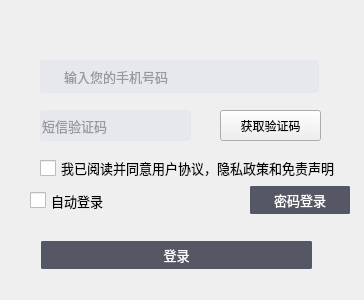
<?xml version="1.0" encoding="UTF-8"?>
<ui version="4.0">
 <class>SMSLoginPage</class>
 <widget class="QWidget" name="SMSLoginPage">
  <property name="geometry">
   <rect>
    <x>0</x>
    <y>0</y>
    <width>364</width>
    <height>300</height>
   </rect>
  </property>
  <property name="windowTitle">
   <string>Form</string>
  </property>
  <widget class="QCheckBox" name="checkBoxPolicy">
   <property name="geometry">
    <rect>
     <x>40</x>
     <y>160</y>
     <width>294</width>
     <height>16</height>
    </rect>
   </property>
   <property name="font">
    <font>
     <pointsize>10</pointsize>
    </font>
   </property>
   <property name="styleSheet">
    <string notr="true"> QCheckBox {
     spacing: 5px;
 }

 QCheckBox::indicator {
     width: 16px;
     height: 16px;
 }

 QCheckBox::indicator:unchecked {
     image: url(:/login/resource/login/option_normal.png);
 }

 QCheckBox::indicator:unchecked:hover {
     image: url(:/login/resource/login/option_normal.png);
 }

 QCheckBox::indicator:unchecked:pressed {
     image: url(:/login/resource/login/option_normal.png);
 }

 QCheckBox::indicator:checked {
     image: url(:/login/resource/login/option_select.png);
 }

 QCheckBox::indicator:checked:hover {
     image: url(:/login/resource/login/option_select.png);
 }

 QCheckBox::indicator:checked:pressed {
     image: url(:/login/resource/login/option_select.png);
 }
</string>
   </property>
   <property name="text">
    <string>我已阅读并同意用户协议，隐私政策和免责声明</string>
   </property>
  </widget>
  <widget class="QPushButton" name="btnSMSLogin">
   <property name="geometry">
    <rect>
     <x>41</x>
     <y>241</y>
     <width>271</width>
     <height>28</height>
    </rect>
   </property>
   <property name="minimumSize">
    <size>
     <width>100</width>
     <height>28</height>
    </size>
   </property>
   <property name="font">
    <font>
     <pointsize>10</pointsize>
    </font>
   </property>
   <property name="styleSheet">
    <string notr="true"> QPushButton {
     border: 2px solid #555764;
     border-radius:2px;
	 background-color: #FF555764;
	 color:#FFFFFFFF;
 }
QPushButton:hover
{
	border:2px solid  #FF27282B;
	background-color: #FF27282B;
}
 QPushButton:pressed {
     border: 2px solid #555764;
     border-radius: 2px;
	 background-color: #FF555764;
	 color:#FFFFFFFF;
 }

 QPushButton:flat {
     border: none; /* no border for a flat push button */
 }

 QPushButton:default {
     border-color: navy; /* make the default button prominent */
 }
</string>
   </property>
   <property name="text">
    <string>登录</string>
   </property>
  </widget>
  <widget class="QFrame" name="frame_3">
   <property name="geometry">
    <rect>
     <x>40</x>
     <y>60</y>
     <width>279</width>
     <height>33</height>
    </rect>
   </property>
   <property name="minimumSize">
    <size>
     <width>0</width>
     <height>33</height>
    </size>
   </property>
   <property name="maximumSize">
    <size>
     <width>16777215</width>
     <height>33</height>
    </size>
   </property>
   <property name="styleSheet">
    <string notr="true">color:#FF4A4A4A;
background: #FFE7E8EE;
border-radius: 3px;</string>
   </property>
   <property name="frameShape">
    <enum>QFrame::StyledPanel</enum>
   </property>
   <property name="frameShadow">
    <enum>QFrame::Raised</enum>
   </property>
   <layout class="QHBoxLayout" name="horizontalLayout_3">
    <item>
     <widget class="QLabel" name="labelPhoneImage">
      <property name="text">
       <string/>
      </property>
      <property name="pixmap">
       <pixmap resource="res.qrc">:/login/resource/login/ico_phone.png</pixmap>
      </property>
     </widget>
    </item>
    <item>
     <widget class="QLineEdit" name="lineEditPhone">
      <property name="font">
       <font>
        <pointsize>10</pointsize>
       </font>
      </property>
      <property name="styleSheet">
       <string notr="true">border:none</string>
      </property>
      <property name="placeholderText">
       <string>输入您的手机号码</string>
      </property>
     </widget>
    </item>
    <item>
     <widget class="QPushButton" name="btnArrow">
      <property name="text">
       <string/>
      </property>
      <property name="icon">
       <iconset resource="res.qrc">
        <normaloff>:/login/resource/login/ico_down.png</normaloff>:/login/resource/login/ico_down.png</iconset>
      </property>
      <property name="flat">
       <bool>true</bool>
      </property>
     </widget>
    </item>
   </layout>
  </widget>
  <widget class="QPushButton" name="btnGetSMSCode">
   <property name="geometry">
    <rect>
     <x>220</x>
     <y>110</y>
     <width>101</width>
     <height>31</height>
    </rect>
   </property>
   <property name="text">
    <string>获取验证码</string>
   </property>
  </widget>
  <widget class="QWidget" name="layoutWidget">
   <property name="geometry">
    <rect>
     <x>30</x>
     <y>180</y>
     <width>320</width>
     <height>41</height>
    </rect>
   </property>
   <layout class="QHBoxLayout" name="horizontalLayout_4">
    <item>
     <widget class="QCheckBox" name="checkBoxAutoLogin">
      <property name="font">
       <font>
        <pointsize>10</pointsize>
       </font>
      </property>
      <property name="styleSheet">
       <string notr="true"> QCheckBox {
     spacing: 5px;
 }

 QCheckBox::indicator {
     width: 16px;
     height: 16px;
 }

 QCheckBox::indicator:unchecked {
     image: url(:/login/resource/login/option_normal.png);
 }

 QCheckBox::indicator:unchecked:hover {
     image: url(:/login/resource/login/option_normal.png);
 }

 QCheckBox::indicator:unchecked:pressed {
     image: url(:/login/resource/login/option_normal.png);
 }

 QCheckBox::indicator:checked {
     image: url(:/login/resource/login/option_select.png);
 }

 QCheckBox::indicator:checked:hover {
     image: url(:/login/resource/login/option_select.png);
 }

 QCheckBox::indicator:checked:pressed {
     image: url(:/login/resource/login/option_select.png);
 }
</string>
      </property>
      <property name="text">
       <string>自动登录</string>
      </property>
     </widget>
    </item>
    <item>
     <spacer name="horizontalSpacer_5">
      <property name="orientation">
       <enum>Qt::Horizontal</enum>
      </property>
      <property name="sizeHint" stdset="0">
       <size>
        <width>69</width>
        <height>20</height>
       </size>
      </property>
     </spacer>
    </item>
    <item>
     <widget class="QPushButton" name="btnPasswordLogin">
      <property name="minimumSize">
       <size>
        <width>100</width>
        <height>28</height>
       </size>
      </property>
      <property name="font">
       <font>
        <pointsize>10</pointsize>
       </font>
      </property>
      <property name="styleSheet">
       <string notr="true"> QPushButton {
     border: 2px solid #555764;
     border-radius:2px;
	 background-color: #FF555764;
	 color:#FFFFFFFF;
 }
QPushButton:hover
{
	border:2px solid  #FF27282B;
	background-color: #FF27282B;
}
 QPushButton:pressed {
     border: 2px solid #555764;
     border-radius: 2px;
	 background-color: #FF555764;
	 color:#FFFFFFFF;
 }

 QPushButton:flat {
     border: none; /* no border for a flat push button */
 }

 QPushButton:default {
     border-color: navy; /* make the default button prominent */
 }
</string>
      </property>
      <property name="text">
       <string>密码登录</string>
      </property>
     </widget>
    </item>
   </layout>
  </widget>
  <widget class="QLineEdit" name="lineEditSMSCode">
   <property name="geometry">
    <rect>
     <x>40</x>
     <y>110</y>
     <width>151</width>
     <height>31</height>
    </rect>
   </property>
   <property name="minimumSize">
    <size>
     <width>0</width>
     <height>0</height>
    </size>
   </property>
   <property name="maximumSize">
    <size>
     <width>16777215</width>
     <height>16777215</height>
    </size>
   </property>
   <property name="font">
    <font>
     <pointsize>10</pointsize>
    </font>
   </property>
   <property name="styleSheet">
    <string notr="true">color:#FF4A4A4A;
background: #FFE7E8EE;
border-radius: 3px;</string>
   </property>
   <property name="echoMode">
    <enum>QLineEdit::Normal</enum>
   </property>
   <property name="placeholderText">
    <string>短信验证码</string>
   </property>
  </widget>
 </widget>
 <resources>
  <include location="res.qrc"/>
 </resources>
 <connections/>
</ui>
